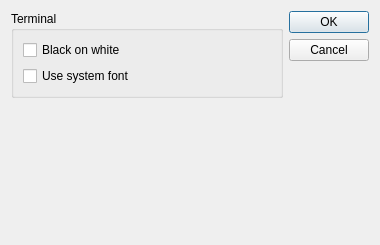
<?xml version="1.0" encoding="UTF-8"?>
<ui version="4.0">
 <class>PreferencesDialog</class>
 <widget class="QDialog" name="PreferencesDialog">
  <property name="geometry">
   <rect>
    <x>0</x>
    <y>0</y>
    <width>380</width>
    <height>245</height>
   </rect>
  </property>
  <property name="windowTitle">
   <string>Dialog</string>
  </property>
  <layout class="QHBoxLayout" name="horizontalLayout">
   <item>
    <layout class="QVBoxLayout" name="verticalLayout_2">
     <item>
      <widget class="QGroupBox" name="groupBox">
       <property name="title">
        <string>Terminal</string>
       </property>
       <layout class="QVBoxLayout" name="verticalLayout">
        <property name="spacing">
         <number>-1</number>
        </property>
        <item>
         <widget class="QCheckBox" name="blackOnWhite">
          <property name="text">
           <string>Black on white</string>
          </property>
         </widget>
        </item>
        <item>
         <widget class="QCheckBox" name="useSystemFonts">
          <property name="styleSheet">
           <string notr="true"/>
          </property>
          <property name="text">
           <string>Use system font</string>
          </property>
         </widget>
        </item>
       </layout>
      </widget>
     </item>
     <item>
      <spacer name="verticalSpacer">
       <property name="orientation">
        <enum>Qt::Vertical</enum>
       </property>
       <property name="sizeHint" stdset="0">
        <size>
         <width>20</width>
         <height>40</height>
        </size>
       </property>
      </spacer>
     </item>
    </layout>
   </item>
   <item>
    <widget class="QDialogButtonBox" name="buttonBox">
     <property name="orientation">
      <enum>Qt::Vertical</enum>
     </property>
     <property name="standardButtons">
      <set>QDialogButtonBox::Cancel|QDialogButtonBox::Ok</set>
     </property>
    </widget>
   </item>
  </layout>
 </widget>
 <resources/>
 <connections>
  <connection>
   <sender>buttonBox</sender>
   <signal>accepted()</signal>
   <receiver>PreferencesDialog</receiver>
   <slot>accept()</slot>
   <hints>
    <hint type="sourcelabel">
     <x>248</x>
     <y>254</y>
    </hint>
    <hint type="destinationlabel">
     <x>157</x>
     <y>274</y>
    </hint>
   </hints>
  </connection>
  <connection>
   <sender>buttonBox</sender>
   <signal>rejected()</signal>
   <receiver>PreferencesDialog</receiver>
   <slot>reject()</slot>
   <hints>
    <hint type="sourcelabel">
     <x>316</x>
     <y>260</y>
    </hint>
    <hint type="destinationlabel">
     <x>286</x>
     <y>274</y>
    </hint>
   </hints>
  </connection>
 </connections>
</ui>
